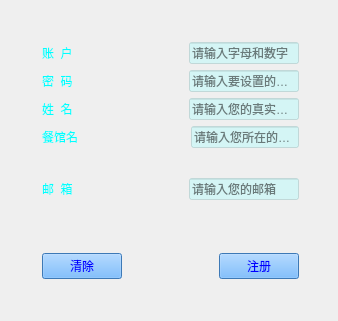
<?xml version="1.0" encoding="UTF-8"?>
<ui version="4.0">
 <class>AdminRegister</class>
 <widget class="QWidget" name="AdminRegister">
  <property name="geometry">
   <rect>
    <x>0</x>
    <y>0</y>
    <width>338</width>
    <height>321</height>
   </rect>
  </property>
  <property name="maximumSize">
   <size>
    <width>338</width>
    <height>321</height>
   </size>
  </property>
  <property name="windowTitle">
   <string>AdminRegister</string>
  </property>
  <widget class="QWidget" name="widget_8" native="true">
   <property name="geometry">
    <rect>
     <x>20</x>
     <y>20</y>
     <width>301</width>
     <height>281</height>
    </rect>
   </property>
   <layout class="QVBoxLayout" name="verticalLayout_2">
    <item>
     <widget class="QWidget" name="widget_6" native="true">
      <layout class="QVBoxLayout" name="verticalLayout">
       <item>
        <widget class="QWidget" name="widget" native="true">
         <layout class="QHBoxLayout" name="horizontalLayout">
          <property name="leftMargin">
           <number>0</number>
          </property>
          <property name="topMargin">
           <number>0</number>
          </property>
          <property name="rightMargin">
           <number>0</number>
          </property>
          <property name="bottomMargin">
           <number>0</number>
          </property>
          <item>
           <widget class="QLabel" name="label">
            <property name="styleSheet">
             <string notr="true">color: rgb(0, 255, 255);
font: 10pt &quot;微软雅黑&quot;;</string>
            </property>
            <property name="text">
             <string>账  户</string>
            </property>
           </widget>
          </item>
          <item>
           <spacer name="horizontalSpacer">
            <property name="orientation">
             <enum>Qt::Horizontal</enum>
            </property>
            <property name="sizeHint" stdset="0">
             <size>
              <width>40</width>
              <height>20</height>
             </size>
            </property>
           </spacer>
          </item>
          <item>
           <widget class="QLineEdit" name="id">
            <property name="styleSheet">
             <string notr="true">background-color: rgba(170, 255, 255, 100);</string>
            </property>
            <property name="placeholderText">
             <string>请输入字母和数字</string>
            </property>
            <property name="clearButtonEnabled">
             <bool>false</bool>
            </property>
           </widget>
          </item>
         </layout>
        </widget>
       </item>
       <item>
        <layout class="QVBoxLayout" name="verticalLayout_3"/>
       </item>
       <item>
        <widget class="QWidget" name="widget_2" native="true">
         <layout class="QHBoxLayout" name="horizontalLayout_2">
          <property name="leftMargin">
           <number>0</number>
          </property>
          <property name="topMargin">
           <number>0</number>
          </property>
          <property name="rightMargin">
           <number>0</number>
          </property>
          <property name="bottomMargin">
           <number>0</number>
          </property>
          <item>
           <widget class="QLabel" name="label_4">
            <property name="styleSheet">
             <string notr="true">color: rgb(0, 255, 255);
font: 10pt &quot;微软雅黑&quot;;</string>
            </property>
            <property name="text">
             <string>密  码</string>
            </property>
           </widget>
          </item>
          <item>
           <spacer name="horizontalSpacer_2">
            <property name="orientation">
             <enum>Qt::Horizontal</enum>
            </property>
            <property name="sizeHint" stdset="0">
             <size>
              <width>40</width>
              <height>20</height>
             </size>
            </property>
           </spacer>
          </item>
          <item>
           <widget class="QLineEdit" name="password">
            <property name="styleSheet">
             <string notr="true">background-color: rgba(170, 255, 255, 100);</string>
            </property>
            <property name="placeholderText">
             <string>请输入要设置的密码</string>
            </property>
           </widget>
          </item>
         </layout>
        </widget>
       </item>
       <item>
        <layout class="QVBoxLayout" name="verticalLayout_4"/>
       </item>
       <item>
        <widget class="QWidget" name="widget_3" native="true">
         <layout class="QHBoxLayout" name="horizontalLayout_3">
          <property name="leftMargin">
           <number>0</number>
          </property>
          <property name="topMargin">
           <number>0</number>
          </property>
          <property name="rightMargin">
           <number>0</number>
          </property>
          <property name="bottomMargin">
           <number>0</number>
          </property>
          <item>
           <widget class="QLabel" name="label_2">
            <property name="styleSheet">
             <string notr="true">color: rgb(0, 255, 255);
font: 10pt &quot;微软雅黑&quot;;</string>
            </property>
            <property name="text">
             <string>姓  名</string>
            </property>
           </widget>
          </item>
          <item>
           <spacer name="horizontalSpacer_3">
            <property name="orientation">
             <enum>Qt::Horizontal</enum>
            </property>
            <property name="sizeHint" stdset="0">
             <size>
              <width>40</width>
              <height>20</height>
             </size>
            </property>
           </spacer>
          </item>
          <item>
           <widget class="QLineEdit" name="name">
            <property name="styleSheet">
             <string notr="true">background-color: rgba(170, 255, 255, 100);</string>
            </property>
            <property name="placeholderText">
             <string>请输入您的真实姓名</string>
            </property>
           </widget>
          </item>
         </layout>
        </widget>
       </item>
       <item>
        <layout class="QVBoxLayout" name="verticalLayout_5"/>
       </item>
       <item>
        <widget class="QWidget" name="widget_5" native="true">
         <layout class="QHBoxLayout" name="horizontalLayout_5">
          <property name="leftMargin">
           <number>0</number>
          </property>
          <property name="topMargin">
           <number>0</number>
          </property>
          <property name="rightMargin">
           <number>0</number>
          </property>
          <property name="bottomMargin">
           <number>0</number>
          </property>
          <item>
           <widget class="QLabel" name="label_5">
            <property name="styleSheet">
             <string notr="true">color: rgb(0, 255, 255);
font: 10pt &quot;微软雅黑&quot;;</string>
            </property>
            <property name="text">
             <string>餐馆名</string>
            </property>
           </widget>
          </item>
          <item>
           <spacer name="horizontalSpacer_5">
            <property name="orientation">
             <enum>Qt::Horizontal</enum>
            </property>
            <property name="sizeHint" stdset="0">
             <size>
              <width>40</width>
              <height>20</height>
             </size>
            </property>
           </spacer>
          </item>
          <item>
           <widget class="QLineEdit" name="restname">
            <property name="styleSheet">
             <string notr="true">background-color: rgba(170, 255, 255, 100);</string>
            </property>
            <property name="placeholderText">
             <string>请输入您所在的餐馆名</string>
            </property>
           </widget>
          </item>
         </layout>
        </widget>
       </item>
       <item>
        <spacer name="verticalSpacer">
         <property name="orientation">
          <enum>Qt::Vertical</enum>
         </property>
         <property name="sizeHint" stdset="0">
          <size>
           <width>20</width>
           <height>40</height>
          </size>
         </property>
        </spacer>
       </item>
       <item>
        <widget class="QWidget" name="widget_4" native="true">
         <layout class="QHBoxLayout" name="horizontalLayout_4">
          <property name="leftMargin">
           <number>0</number>
          </property>
          <property name="topMargin">
           <number>0</number>
          </property>
          <property name="rightMargin">
           <number>0</number>
          </property>
          <property name="bottomMargin">
           <number>0</number>
          </property>
          <item>
           <widget class="QLabel" name="label_3">
            <property name="styleSheet">
             <string notr="true">color: rgb(0, 255, 255);
font: 10pt &quot;微软雅黑&quot;;</string>
            </property>
            <property name="text">
             <string>邮  箱</string>
            </property>
           </widget>
          </item>
          <item>
           <spacer name="horizontalSpacer_4">
            <property name="orientation">
             <enum>Qt::Horizontal</enum>
            </property>
            <property name="sizeHint" stdset="0">
             <size>
              <width>40</width>
              <height>20</height>
             </size>
            </property>
           </spacer>
          </item>
          <item>
           <widget class="QLineEdit" name="email">
            <property name="styleSheet">
             <string notr="true">background-color: rgba(170, 255, 255, 100);</string>
            </property>
            <property name="text">
             <string/>
            </property>
            <property name="placeholderText">
             <string>请输入您的邮箱</string>
            </property>
           </widget>
          </item>
         </layout>
        </widget>
       </item>
      </layout>
     </widget>
    </item>
    <item>
     <spacer name="verticalSpacer_2">
      <property name="orientation">
       <enum>Qt::Vertical</enum>
      </property>
      <property name="sizeHint" stdset="0">
       <size>
        <width>20</width>
        <height>40</height>
       </size>
      </property>
     </spacer>
    </item>
    <item>
     <widget class="QWidget" name="widget_7" native="true">
      <layout class="QHBoxLayout" name="horizontalLayout_6">
       <item>
        <widget class="QPushButton" name="clearButton">
         <property name="styleSheet">
          <string notr="true">background-color: rgb(85, 170, 255);
color: rgb(0, 0, 255);</string>
         </property>
         <property name="text">
          <string>清除</string>
         </property>
         <property name="icon">
          <iconset>
           <normaloff>G:/VideoOfYouTube/清除.png</normaloff>G:/VideoOfYouTube/清除.png</iconset>
         </property>
        </widget>
       </item>
       <item>
        <spacer name="horizontalSpacer_6">
         <property name="orientation">
          <enum>Qt::Horizontal</enum>
         </property>
         <property name="sizeHint" stdset="0">
          <size>
           <width>40</width>
           <height>20</height>
          </size>
         </property>
        </spacer>
       </item>
       <item>
        <widget class="QPushButton" name="registerButton">
         <property name="styleSheet">
          <string notr="true">background-color: rgb(85, 170, 255);
color: rgb(0, 0, 255);</string>
         </property>
         <property name="text">
          <string>注册</string>
         </property>
         <property name="icon">
          <iconset>
           <normaloff>G:/VideoOfYouTube/注册.png</normaloff>G:/VideoOfYouTube/注册.png</iconset>
         </property>
        </widget>
       </item>
      </layout>
     </widget>
    </item>
   </layout>
  </widget>
  <widget class="QLabel" name="label_6">
   <property name="geometry">
    <rect>
     <x>-10</x>
     <y>0</y>
     <width>351</width>
     <height>341</height>
    </rect>
   </property>
   <property name="text">
    <string/>
   </property>
   <property name="pixmap">
    <pixmap>image/6cfd40df9c52ad80f71637a8aeaf6396.jpeg</pixmap>
   </property>
   <property name="scaledContents">
    <bool>true</bool>
   </property>
  </widget>
  <zorder>label_6</zorder>
  <zorder>widget_8</zorder>
 </widget>
 <layoutdefault spacing="6" margin="11"/>
 <resources/>
 <connections/>
</ui>
